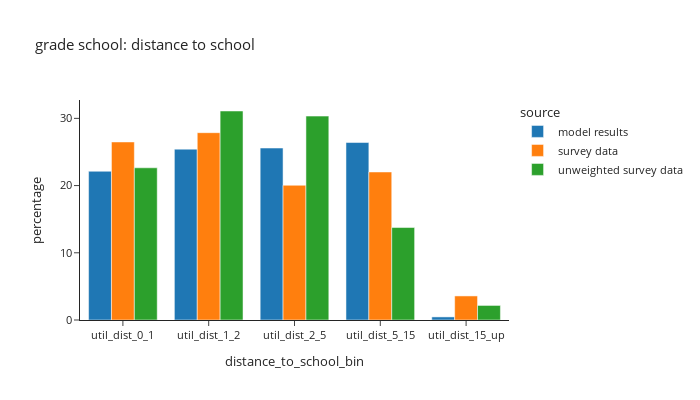
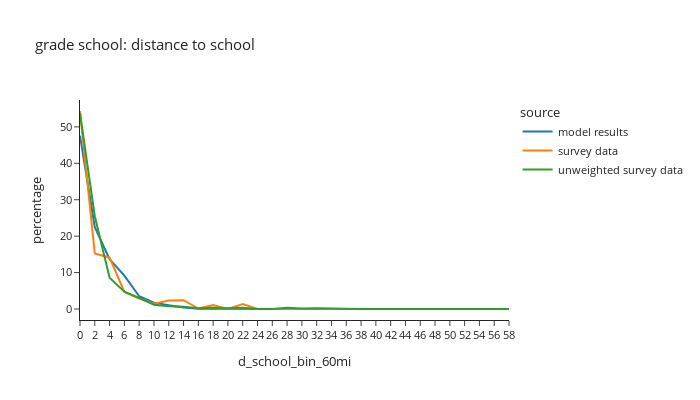

Write notebook code for charts like these, in order.
### Code cell
# distance to school: grade school
plot_distance(per_data,'is_gradeschool',"grade school: distance to school")

### Figure 1 — Plotly figure (JSON) as saved in the notebook; plotly's stock layout.template omitted (floating-point values rounded to 4 significant figures)
{"data": [{"alignmentgroup": "True", "hovertemplate": "source=model results<br>distance_to_school_bin=%{x}<br>percentage=%{y}<extra></extra>", "legendgroup": "model results", "marker": {"color": "#1F77B4", "pattern": {"shape": ""}}, "name": "model results", "offsetgroup": "model results", "orientation": "v", "showlegend": true, "textposition": "auto", "type": "bar", "x": ["util_dist_0_1", "util_dist_1_2", "util_dist_2_5", "util_dist_5_15", "util_dist_15_up"], "xaxis": "x", "y": [22.13, 25.42, 25.58, 26.4, 0.4592], "yaxis": "y"}, {"alignmentgroup": "True", "hovertemplate": "source=survey data<br>distance_to_school_bin=%{x}<br>percentage=%{y}<extra></extra>", "legendgroup": "survey data", "marker": {"color": "#FF7F0E", "pattern": {"shape": ""}}, "name": "survey data", "offsetgroup": "survey data", "orientation": "v", "showlegend": true, "textposition": "auto", "type": "bar", "x": ["util_dist_0_1", "util_dist_1_2", "util_dist_2_5", "util_dist_5_15", "util_dist_15_up"], "xaxis": "x", "y": [26.49, 27.87, 20.04, 22.02, 3.579], "yaxis": "y"}, {"alignmentgroup": "True", "hovertemplate": "source=unweighted survey data<br>distance_to_school_bin=%{x}<br>percentage=%{y}<extra></extra>", "legendgroup": "unweighted survey data", "marker": {"color": "#2CA02C", "pattern": {"shape": ""}}, "name": "unweighted survey data", "offsetgroup": "unweighted survey data", "orientation": "v", "showlegend": true, "textposition": "auto", "type": "bar", "x": ["util_dist_0_1", "util_dist_1_2", "util_dist_2_5", "util_dist_5_15", "util_dist_15_up"], "xaxis": "x", "y": [22.64, 31.09, 30.34, 13.76, 2.167], "yaxis": "y"}], "layout": {"barmode": "group", "font": {"size": 11}, "height": 400, "legend": {"title": {"text": "source"}, "tracegroupgap": 0}, "title": {"text": "grade school: distance to school"}, "width": 700, "xaxis": {"anchor": "y", "domain": [0.0, 1.0], "title": {"text": "distance_to_school_bin"}}, "yaxis": {"anchor": "x", "domain": [0.0, 1.0], "title": {"text": "percentage"}}}}

### Figure 2 — Plotly figure (JSON) as saved in the notebook; plotly's stock layout.template omitted (floating-point values rounded to 4 significant figures)
{"data": [{"hovertemplate": "source=model results<br>d_school_bin_60mi=%{x}<br>percentage=%{y}<extra></extra>", "legendgroup": "model results", "line": {"color": "#1F77B4", "dash": "solid"}, "marker": {"symbol": "circle"}, "mode": "lines", "name": "model results", "orientation": "v", "showlegend": true, "type": "scatter", "x": ["0", "2", "4", "6", "8", "10", "12", "14", "16", "18", "20", "22", "24", "26", "28", "30", "32", "34", "36", "38", "40", "42", "44", "46", "48", "50", "52", "54", "56", "58"], "xaxis": "x", "y": [47.55, 22.47, 13.68, 9.174, 3.498, 1.755, 1.029, 0.4281, 0.07184, 0.06792, 0.05399, 0.06153, 0.0505, 0.03338, 0.03817, 0.0267, 0.008562, 0.003193, 0.002032, 0.0002903, 0.0, 0.0, 0.0, 0.0, 0.0, 0.0, 0.0, 0.0, 0.0, 0.0], "yaxis": "y"}, {"hovertemplate": "source=survey data<br>d_school_bin_60mi=%{x}<br>percentage=%{y}<extra></extra>", "legendgroup": "survey data", "line": {"color": "#FF7F0E", "dash": "solid"}, "marker": {"symbol": "circle"}, "mode": "lines", "name": "survey data", "orientation": "v", "showlegend": true, "type": "scatter", "x": ["0", "2", "4", "6", "8", "10", "12", "14", "16", "18", "20", "22", "24", "26", "28", "30", "32", "34", "36", "38", "40", "42", "44", "46", "48", "50", "52", "54", "56", "58"], "xaxis": "x", "y": [54.36, 15.24, 14.09, 4.661, 2.847, 1.442, 2.346, 2.402, 0.1314, 1.058, 0.005209, 1.338, 0.0, 0.0, 0.04644, 0.002534, 0.002651, 0.0277, 0.0, 0.0, 0.0, 0.0, 0.0, 0.0, 0.0, 0.0, 0.0, 0.0, 0.0, 0.0], "yaxis": "y"}, {"hovertemplate": "source=unweighted survey data<br>d_school_bin_60mi=%{x}<br>percentage=%{y}<extra></extra>", "legendgroup": "unweighted survey data", "line": {"color": "#2CA02C", "dash": "solid"}, "marker": {"symbol": "circle"}, "mode": "lines", "name": "unweighted survey data", "orientation": "v", "showlegend": true, "type": "scatter", "x": ["0", "2", "4", "6", "8", "10", "12", "14", "16", "18", "20", "22", "24", "26", "28", "30", "32", "34", "36", "38", "40", "42", "44", "46", "48", "50", "52", "54", "56", "58"], "xaxis": "x", "y": [53.74, 25.46, 8.559, 4.767, 3.034, 1.192, 0.7584, 0.6501, 0.2167, 0.325, 0.2167, 0.325, 0.0, 0.0, 0.325, 0.1083, 0.2167, 0.1083, 0.0, 0.0, 0.0, 0.0, 0.0, 0.0, 0.0, 0.0, 0.0, 0.0, 0.0, 0.0], "yaxis": "y"}], "layout": {"font": {"size": 11}, "height": 400, "legend": {"title": {"text": "source"}, "tracegroupgap": 0}, "title": {"text": "grade school: distance to school"}, "width": 700, "xaxis": {"anchor": "y", "domain": [0.0, 1.0], "title": {"text": "d_school_bin_60mi"}}, "yaxis": {"anchor": "x", "domain": [0.0, 1.0], "title": {"text": "percentage"}}}}
